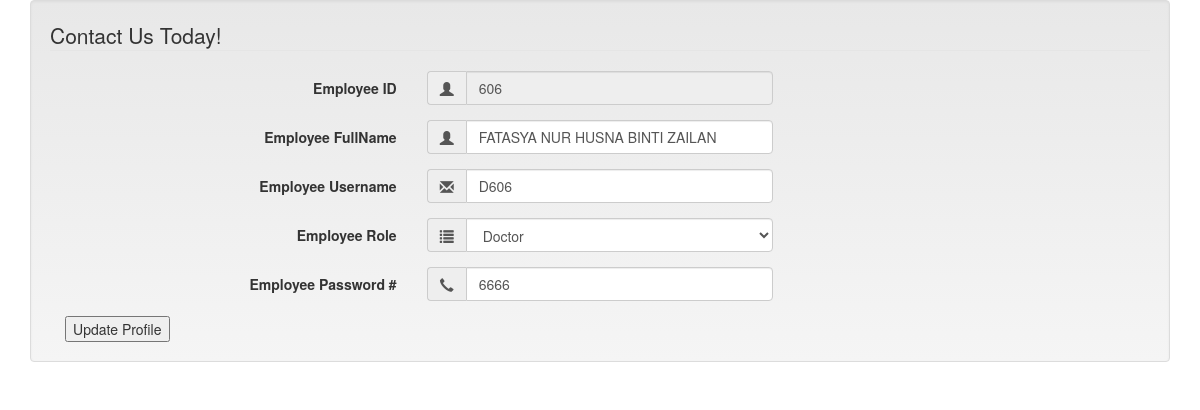
Screenshot of /updateemp.php?snouemp=606 with the database file from the repository.
### tables this page shows
CREATE TABLE `employee` (
  `empID` int(11) NOT NULL,
  `empRole` varchar(200) NOT NULL,
  `empUN` varchar(200) NOT NULL,
  `empPwd` varchar(200) NOT NULL,
  `empName` varchar(200) NOT NULL,
  `statusemp` varchar(20) DEFAULT NULL
);

### updateemp.php (the view, shortened to what this page needs)
<!DOCTYPE html>
<html lang="en" >
<head>
  <link rel='stylesheet' href='//maxcdn.bootstrapcdn.com/bootstrap/3.2.0/css/bootstrap.min.css'>
<link rel='stylesheet' href='//maxcdn.bootstrapcdn.com/bootstrap/3.2.0/css/bootstrap-theme.min.css'>
<link rel='stylesheet' href='//cdnjs.cloudflare.com/ajax/libs/jquery.bootstrapvalidator/0.5.0/css/bootstrapValidator.min.css'>
</head>
<body translate="no" >
  <div class="container">
    <form class="well form-horizontal" action="updateempsql.php" method="post"  id="empupdform">
<fieldset>
<legend>Contact Us Today!</legend>
<?php
	include("dbconn.php");
	$sql = "SELECT * FROM employee WHERE empID = ".$_GET['snouemp'];
	$query = mysqli_query($dbconn, $sql) or die ("Error: " . mysqli_error($dbconn));
	$row = mysqli_num_rows($query);
	if($row != 0)
	{
		$r = mysqli_fetch_assoc($query); ?>
<div class="form-group">
  <label class="col-md-4 control-label">Employee ID</label>
  <div class="col-md-4 inputGroupContainer">
  <div class="input-group">
  <span class="input-group-addon"><i class="glyphicon glyphicon-user"></i></span>
  <input  name="empID" value="<?php echo $r['empID']?>" class="form-control"  type="text" readonly>
    </div>
  </div>
</div>
<div class="form-group">
  <label class="col-md-4 control-label" >Employee FullName</label>
    <div class="col-md-4 inputGroupContainer">
    <div class="input-group">
  <span class="input-group-addon"><i class="glyphicon glyphicon-user"></i></span>
  <input name="empName" value="<?php echo $r['empName']?>" class="form-control"  type="text">
    </div>
  </div>
</div>
       <div class="form-group">
  <label class="col-md-4 control-label">Employee Username</label>
    <div class="col-md-4 inputGroupContainer">
    <div class="input-group">
        <span class="input-group-addon"><i class="glyphicon glyphicon-envelope"></i></span>
  <input name="empUN" value="<?php echo $r['empUN']?>" class="form-control"  type="text">
    </div>
  </div>
</div>
<div class="form-group">
  <label class="col-md-4 control-label">Employee Role</label>
    <div class="col-md-4 selectContainer">
    <div class="input-group">
        <span class="input-group-addon"><i class="glyphicon glyphicon-list"></i></span>
    <select name="empRole" class="form-control selectpicker" >
      <option value="<?php echo $r['empRole']?>" ><?php echo $r['empRole']?></option>
    </select>
  </div>
</div>
</div>
<div class="form-group">
  <label class="col-md-4 control-label">Employee Password #</label>
    <div class="col-md-4 inputGroupContainer">
    <div class="input-group">
        <span class="input-group-addon"><i class="glyphicon glyphicon-earphone"></i></span>
  <input name="empPwd" value="<?php echo $r['empPwd']?>" class="form-control" type="text">
    </div>
  </div>
</div>
  <div class="col-md-4">
  <input type='submit' name='submit' value='Update Profile' /> </div>
</div>
<?php }?>
</body>
</html>

### rows the page displays
employee: empID "606", empName "FATASYA NUR HUSNA BINTI ZAILAN", empUN "D606", empRole "Doctor", empPwd "6666"
